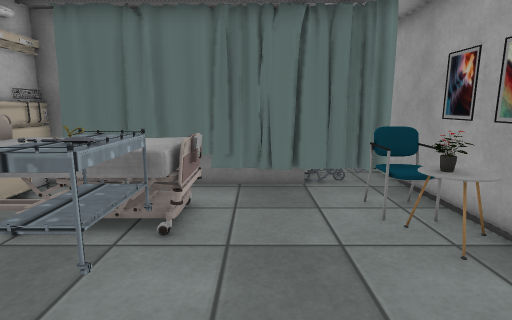
[1] (above)

12 first-person views from a walk through a Unity game level. The camera is 1.2 m above the floor, tilts 10° down and sees 80° across. The floor is counted in squares, 0.5 m on a side. Each view is taken from the middle of a square. On the plan, view 1 faces up. The plan holds only what a view shows up to about 19 squares ahead; the rest is blank. The place goes on beyond the plan. The player character is not drawn. Some animated figures are not drawn. Some surface patterns are stand-ins.

[2]
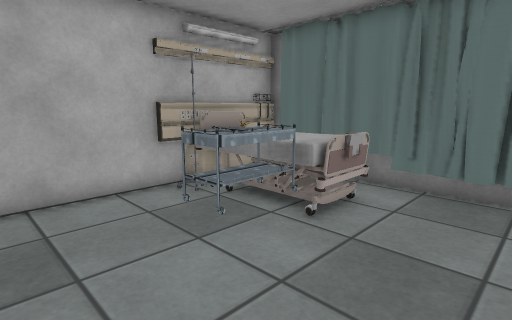

[3]
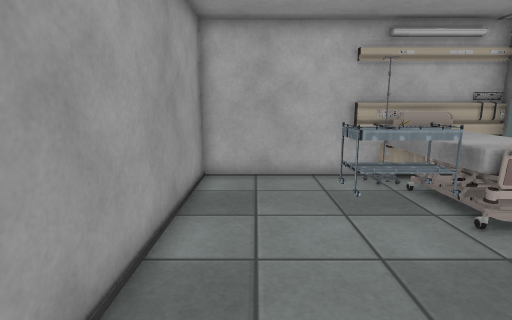

[4]
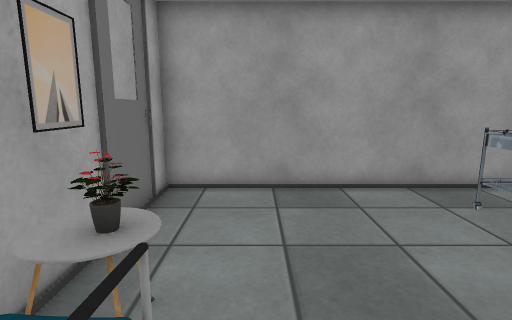

[5]
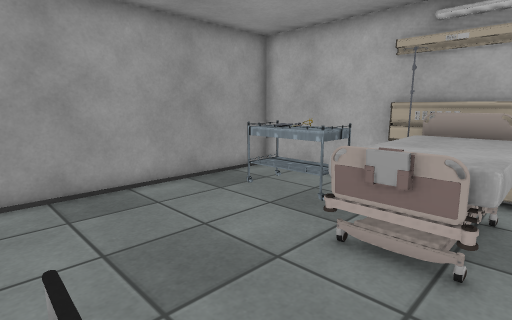

[6]
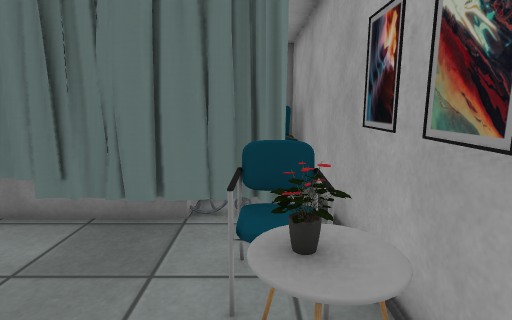

[7]
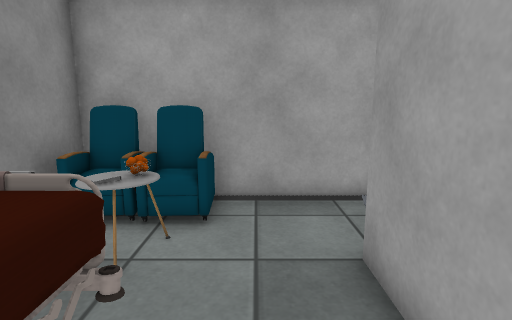

[8]
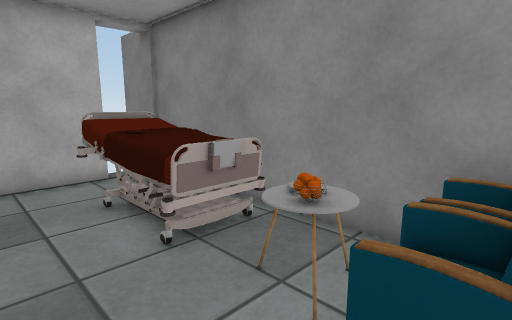

[9]
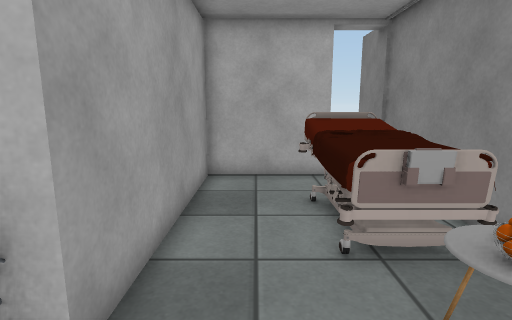

[10]
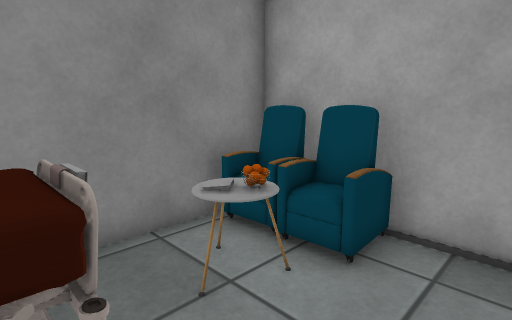

[11]
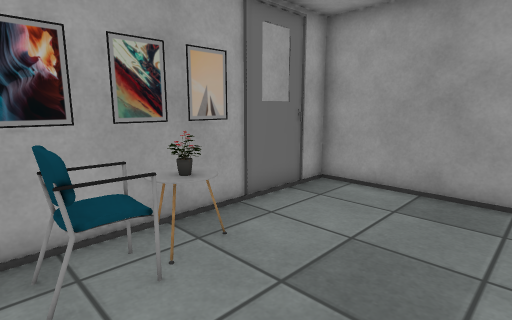

[12]
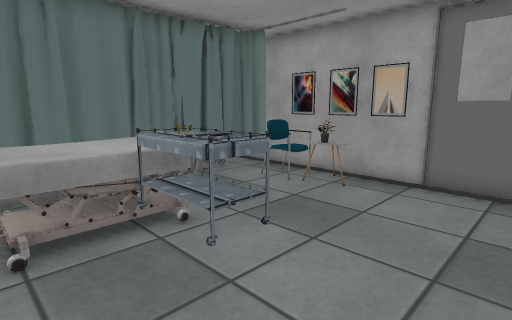

### Floor plan
Ten units are one square. View 1 is at (0, 0); x grows to the right and y downward. Boxes are objects, and circles mark ways between rooms. Rooms are numbered by the first view taken in them; rooms with no view inside come last. Other rooms are left out.
<svg viewBox="-70 -180 122 194">
<path fill="none" stroke="#000" d="M-61 -56 -65 -52M-63 -93 -63 -43M-65 -93 -65 9 47 9 47 -95M16 -93 -25 -93M26 -174 -65 -174M47 -95 47 -175M-65 -156 -65 -113 15 -113 15 -108"/>
<rect x="-55" y="-85" width="50" height="40" fill="#bbb"><title>bed</title></rect>
<rect x="-35" y="-55" width="20" height="30" fill="#bbb"><title>cart</title></rect>
<rect x="25" y="-55" width="20" height="10" fill="#bbb"><title>plant</title></rect>
<rect x="25" y="-65" width="10" height="10" fill="#bbb"><title>table</title></rect>
<rect x="25" y="-75" width="20" height="20" fill="#bbb"><title>chair</title></rect>
<rect x="25" y="-95" width="10" height="10" fill="#bbb"><title>curtain</title></rect>
<rect x="-55" y="-165" width="60" height="30" fill="#bbb"><title>bed</title></rect>
<rect x="5" y="-165" width="20" height="20" fill="#bbb"><title>table</title></rect>
<rect x="15" y="-115" width="10" height="20" fill="#bbb"><title>other object</title></rect>
<rect x="15" y="-155" width="10" height="10" fill="#bbb"><title>vase</title></rect>
<rect x="25" y="-155" width="20" height="20" fill="#bbb"><title>other object</title></rect>
<rect x="25" y="-175" width="20" height="20" fill="#bbb"><title>other object</title></rect>
<circle cx="35" cy="-100" r="3" fill="#2a7"/>
<text x="0" y="-40">1</text>
<text x="0" y="-140">2</text>
</svg>
Room 1 opens to room 2.

Where each view was taken, in squares from view 1:
view 1: 0 up, 0 right, facing up
view 2: 0 up, 2 right, facing up-left
view 3: 1 up, 4 right, facing left
view 4: 8 up, 2 right, facing down
view 5: 8 up, 3 right, facing down-left
view 6: 3 up, 3 right, facing up
view 7: 13 up, 3 left, facing right
view 8: 12 up, 4 right, facing up-left
view 9: 13 up, 4 right, facing left
view 10: 12 up, 1 left, facing up-right
view 11: 8 up, 1 left, facing down-right
view 12: 0 up, 5 left, facing up-right
